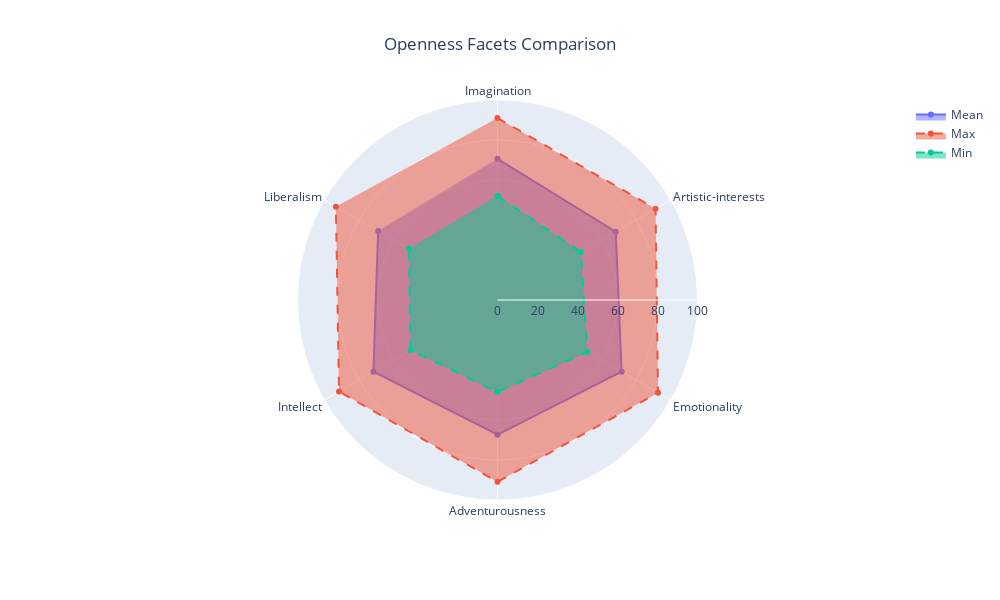

The notebook cell saved with this chart:
### Code cell
U.plot_eda_radar(df=df, targets=openness_facets, title="Openness Facets Comparison")

### Figure 1 — Plotly figure (JSON) as saved in the notebook; plotly's stock layout.template omitted (floating-point values rounded to 4 significant figures)
{"data": [{"fill": "toself", "name": "Mean", "r": [70.59, 68.26, 71.67, 67.37, 71.64, 68.93, 70.59], "theta": ["Imagination", "Artistic-interests", "Emotionality", "Adventurousness", "Intellect", "Liberalism"], "type": "scatterpolar"}, {"fill": "toself", "line": {"dash": "dash"}, "name": "Max", "r": [90.97, 91.27, 92.7, 90.93, 91.48, 93.29, 90.97], "theta": ["Imagination", "Artistic-interests", "Emotionality", "Adventurousness", "Intellect", "Liberalism"], "type": "scatterpolar"}, {"fill": "toself", "line": {"dash": "dash"}, "name": "Min", "r": [52.09, 48.05, 51.95, 46.03, 50.13, 51.14, 52.09], "theta": ["Imagination", "Artistic-interests", "Emotionality", "Adventurousness", "Intellect", "Liberalism"], "type": "scatterpolar"}], "layout": {"height": 600, "margin": {"b": 100, "l": 100, "r": 100, "t": 100}, "polar": {"angularaxis": {"direction": "clockwise", "rotation": 90}, "radialaxis": {"range": [0, 100], "visible": true}}, "showlegend": true, "title": {"text": "Openness Facets Comparison", "x": 0.5}, "width": 1000}}
